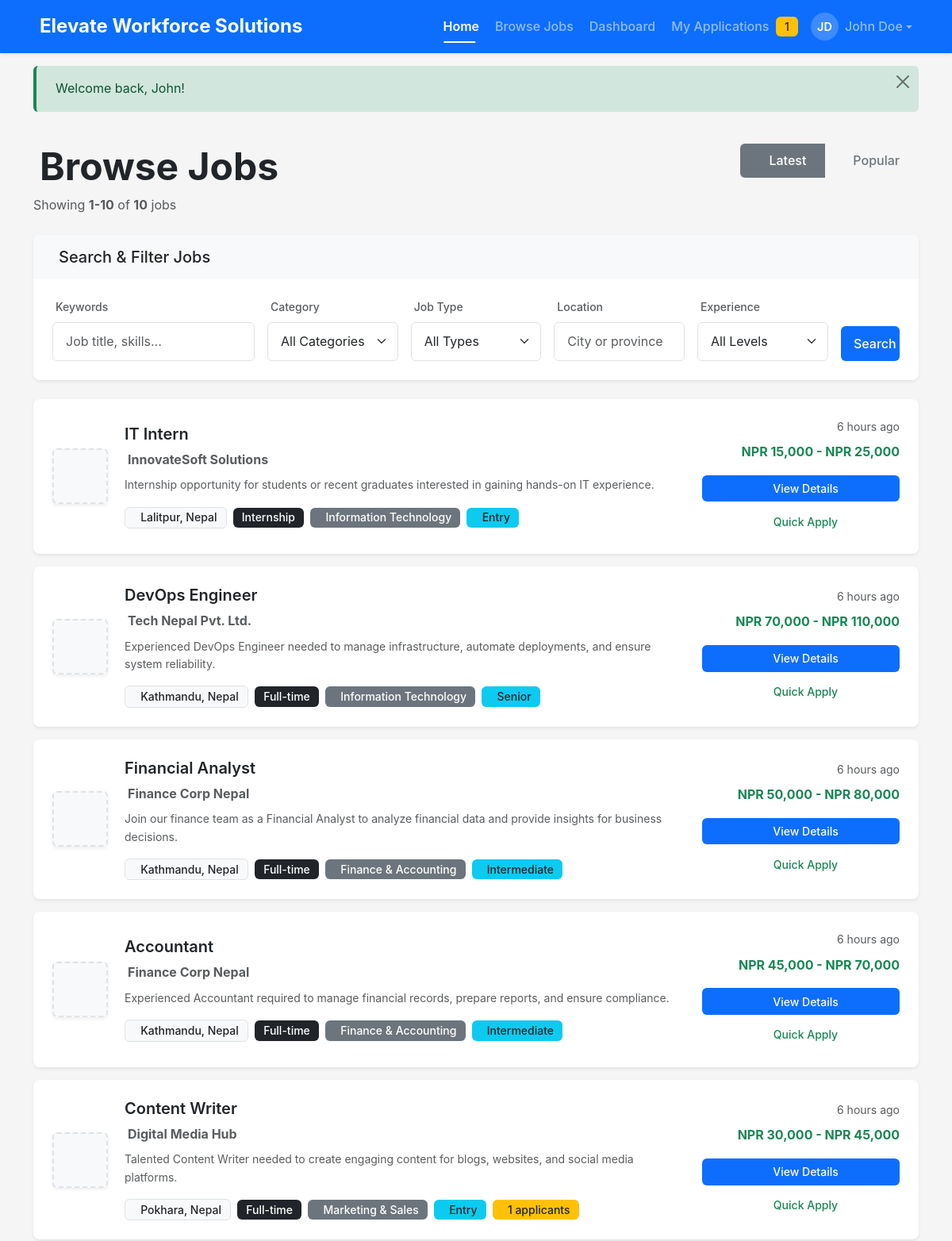
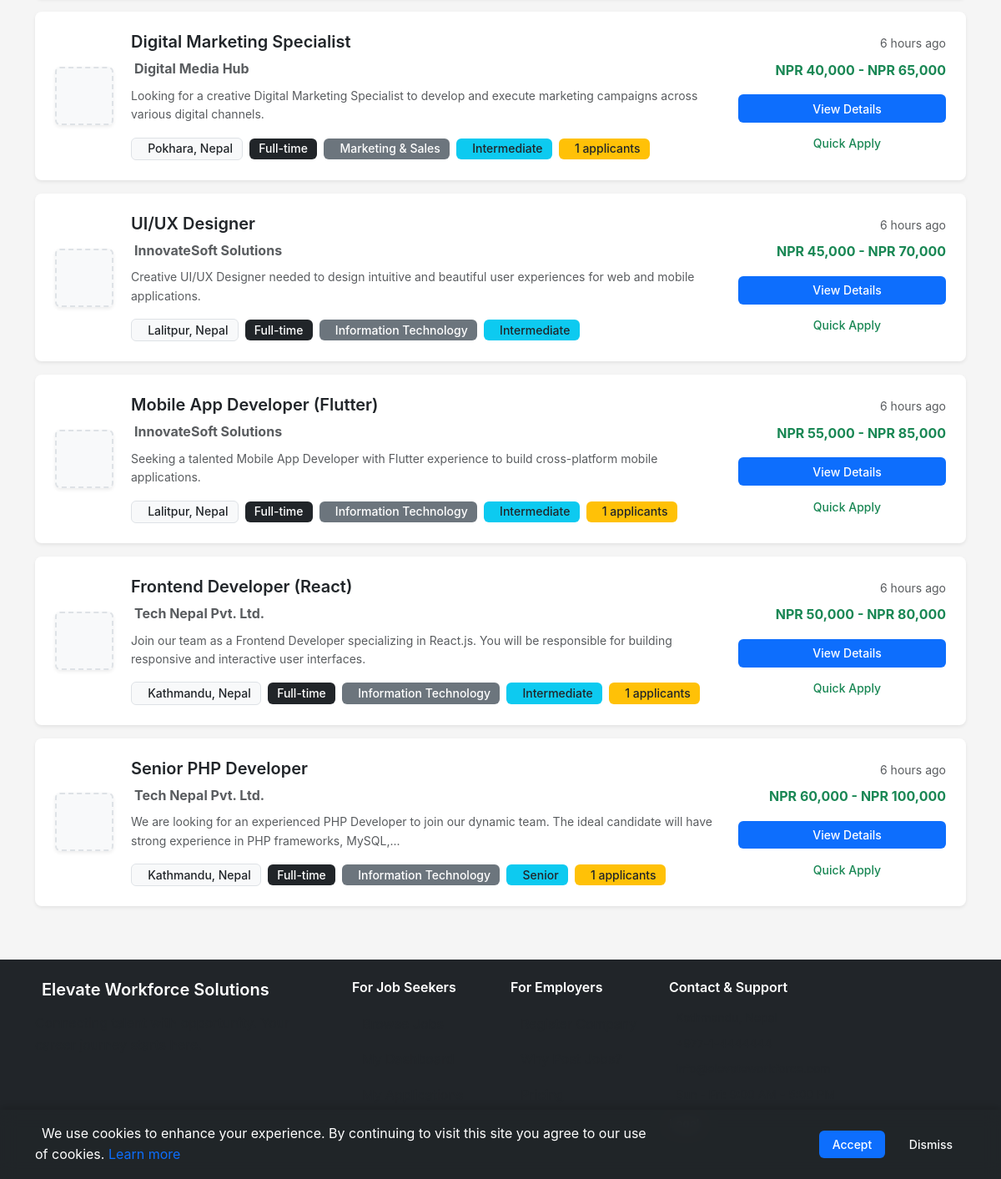
The page /views/jobs/index.php (signed in) on the database its author committed (2 pictures, top to bottom).
### tables this page shows
CREATE TABLE jobs (
    id INT PRIMARY KEY AUTO_INCREMENT,
    company_id INT NOT NULL,
    category_id INT,
    title VARCHAR(255) NOT NULL,
    description TEXT NOT NULL,
    requirements TEXT,
    location VARCHAR(255) NOT NULL,
    salary_min DECIMAL(10,2),
    salary_max DECIMAL(10,2),
    job_type ENUM('full-time', 'part-time', 'contract', 'internship') NOT NULL,
    experience_level ENUM('entry', 'intermediate', 'senior', 'executive'),
    status ENUM('active', 'closed', 'draft') DEFAULT 'active',
    deadline DATE,
    created_at TIMESTAMP DEFAULT CURRENT_TIMESTAMP,
    updated_at TIMESTAMP DEFAULT CURRENT_TIMESTAMP ON UPDATE CURRENT_TIMESTAMP,
    
    FOREIGN KEY (company_id) REFERENCES companies(id) ON DELETE CASCADE,
    FOREIGN KEY (category_id) REFERENCES categories(id) ON DELETE SET NULL,
    INDEX idx_company_id (company_id),
    INDEX idx_category_id (category_id),
    INDEX idx_status (status),
    INDEX idx_created_at (created_at),
    INDEX idx_location (location),
    INDEX idx_job_type (job_type),
    FULLTEXT idx_search (title, description)
);

CREATE TABLE companies (
    id INT PRIMARY KEY AUTO_INCREMENT,
    user_id INT NOT NULL,
    company_name VARCHAR(255) NOT NULL,
    description TEXT,
    location VARCHAR(255),
    website VARCHAR(255),
    logo VARCHAR(255),
    industry VARCHAR(100),
    company_size VARCHAR(50),
    founded_year YEAR,
    created_at TIMESTAMP DEFAULT CURRENT_TIMESTAMP,
    updated_at TIMESTAMP DEFAULT CURRENT_TIMESTAMP ON UPDATE CURRENT_TIMESTAMP,
    
    FOREIGN KEY (user_id) REFERENCES users(id) ON DELETE CASCADE,
    INDEX idx_user_id (user_id),
    INDEX idx_company_name (company_name)
);

### views/jobs/index.php (the view, shortened to what the rows shown need)
<?php
require_once __DIR__ . '/../layouts/header.php';
require_once __DIR__ . '/../../controllers/JobController.php';
try {
    $jobController = JobController::index();
    $jobs = $jobController['jobs'];
} catch (Exception $e) {
    error_log('Jobs index error: ' . $e->getMessage());
    Session::setError('An error occurred while loading jobs');
    $jobs = [];
    $total_jobs = 0;
    $current_page = 1;
    $keyword = '';
    $filters = [];
}
?>
<main id="main-content" class="jobs-page">
    <div class="container mt-4 mb-5">
        <div class="row mb-4">
            <div class="col-md-8">
                <h1 class="display-5 fw-bold mb-2">
                    <i class="fas fa-search me-2 text-primary"></i> Browse Jobs
                </h1>
            </div>
        </div>
        <div class="row">
            <?php if (empty($jobs)): ?>
                <div class="col-12">
                    <div class="card border-0 shadow-sm text-center py-5">
                        <div class="card-body">
                            <i class="fas fa-search fa-5x text-muted mb-4"></i>
                            <h4 class="mb-3">No Jobs Found</h4>
                            <p class="text-muted mb-4">
                                We couldn't find any jobs matching your criteria.   <br>
                                Try adjusting your search filters or browse all available jobs.
                            </p>
                            <div class="d-flex gap-2 justify-content-center">
                                <a href="<?php echo APP_URL; ?>views/jobs/index.  php" class="btn btn-primary">
                                    <i class="fas fa-redo me-2"></i> Clear Filters
                                </a>
                                <?php if (Session::isCompany()): ?>
                                    <a href="<?php echo APP_URL; ?>views/jobs/create. php" class="btn btn-success">
                                        <i class="fas fa-plus me-2"></i> Post a Job
                                    </a>
                                <?php endif; ?>
                            </div>
                        </div>
                    </div>
                </div>
            <?php else: ?>
                <?php foreach ($jobs as $index => $job): ?>
                    <div class="col-12 mb-3" data-aos="fade-up" data-aos-delay="<?php echo $index * 50; ?>">
                        <div class="card job-card shadow-sm border-0 h-100">
                            <div class="card-body p-4">
                                <div class="row align-items-center">
                                    <div class="col-lg-1 col-md-2 text-center mb-3 mb-md-0">
                                        <?php if (! empty($job['logo'])): ?>
                                            <img src="<?php echo LOGO_URL .  $job['logo']; ?>"
                                                 alt="<?php echo htmlspecialchars($job['company_name']); ?>"
                                                 class="company-logo img-fluid rounded shadow-sm"
                                                 onerror="this.src='<?php echo APP_URL; ?>public/images/default-company. png'">
                                        <?php else: ?>
                                            <div class="company-logo-placeholder bg-light rounded shadow-sm">
                                            </div>
                                        <?php endif; ?>
                                    </div>
                                    <div class="col-lg-8 col-md-7 mb-3 mb-md-0">
                                        <h5 class="card-title mb-2">
                                            <a href="<?php echo APP_URL; ?>views/jobs/detail.php?  id=<?php echo $job['id']; ?>"
                                               class="text-decoration-none text-dark job-title-hover">
                                                <?php echo htmlspecialchars($job['title']); ?>
                                            </a>
                                        </h5>
                                        <p class="text-muted mb-2">
                                            <strong><?php echo htmlspecialchars($job['company_name']); ?></strong>
                                        </p>
                                        <p class="card-text text-muted small mb-3">
                                            <?php echo truncateHTML($job['description'], 150); ?>
                                        </p>
                                        <div class="d-flex flex-wrap gap-2 align-items-center">
                                            <span class="badge bg-light text-dark border">
                                                <?php echo htmlspecialchars($job['location']); ?>
                                            </span>
                                            <?php echo getJobTypeBadge($job['job_type']); ?>
                                            <?php if (!empty($job['category_name'])): ?>
                                                <span class="badge bg-secondary">
                                                    <?php echo htmlspecialchars($job['category_name']); ?>
                                                </span>
                                            <?php endif; ?>
                                            <?php if (! empty($job['experience_level'])): ?>
                                                <span class="badge bg-info text-dark">
                                                    <?php echo ucfirst($job['experience_level']); ?>
                                                </span>
                                            <?php endif; ?>
                                            <?php if (isset($job['application_count']) && $job['application_count'] > 0): ?>
                                                <span class="badge bg-warning text-dark">
                                                    <?php echo $job['application_count']; ?> applicants
                                                </span>
                                            <?php endif; ?>
                                        </div>
                                    </div>
                                    <div class="col-lg-3 col-md-3 text-md-end">
                                        <p class="text-muted mb-2 small">
                                            <?php echo timeAgo($job['created_at']); ?>
                                        </p>
                                        <?php if (!empty($job['salary_min']) || !empty($job['salary_max'])): ?>
                                            <p class="fw-bold text-success mb-3 fs-6">
                                                <?php echo formatSalary($job['salary_min'], $job['salary_max']); ?>
                                            </p>
                                        <?php else: ?>
                                            <p class="text-muted mb-3 small">Salary: Negotiable</p>
                                        <?php endif; ?>
                                        <div class="d-grid gap-2">
                                            <a href="<?php echo APP_URL; ?>views/jobs/detail.php? id=<?php echo $job['id']; ?>"
                                               class="btn btn-primary btn-sm">
                                                <i class="fas fa-arrow-right me-1"></i> View Details
                                            </a>
                                            <?php if (Session::isJobSeeker()): ?>
                                                <a href="<?php echo APP_URL; ?>views/applications/create.php?job_id=<?php echo $job['id']; ?>"
                                                   class="btn btn-outline-success btn-sm">
                                                    <i class="fas fa-paper-plane me-1"></i> Quick Apply
                                                </a>
                                            <?php endif; ?>
                                        </div>
                                    </div>
                                </div>
                            </div>
                        </div>
                    </div>
                <?php endforeach; ?>
            <?php endif; ?>
        </div>
    </div>
</main>
<?php require_once __DIR__ . '/../layouts/footer.php'; ?>

### helpers/functions.php (shortened to what the rows shown need)
<?php
    function timeAgo($datetime) {
        $time = strtotime($datetime);
        $diff = time() - $time;
        if ($diff < 60) {
            return $diff == 1 ? '1 second ago' : $diff . ' seconds ago';
        } elseif ($diff < 3600) {
            $mins = floor($diff / 60);
            return $mins == 1 ? '1 minute ago' : $mins . ' minutes ago';
        } elseif ($diff < 86400) {
            $hours = floor($diff / 3600);
            return $hours == 1 ? '1 hour ago' : $hours . ' hours ago';
        } elseif ($diff < 604800) {
            $days = floor($diff / 86400);
            return $days == 1 ? '1 day ago' : $days . ' days ago';
        } elseif ($diff < 2592000) {
            $weeks = floor($diff / 604800);
            return $weeks == 1 ? '1 week ago' : $weeks . ' weeks ago';
        } else {
            return date('F j, Y', $time);
        }
    }
    function truncate($text, $length = 100, $suffix = '...') {
        if (strlen($text) <= $length) {
            return $text;
        }
        $truncated = substr($text, 0, $length);
        $last_space = strrpos($truncated, ' ');
        if ($last_space !== false) {
            $truncated = substr($truncated, 0, $last_space);
        }
        return $truncated . $suffix;
    }
    function truncateHTML($text, $length = 100, $suffix = '...') {
        $text = strip_tags($text);
        return truncate($text, $length, $suffix);
    }
    function formatSalary($min, $max) {
        return 'NPR ' . number_format($min) . ' - NPR ' . number_format($max);
    }
    function getJobTypeBadge($job_type) {
        $badges = [
            'full-time' => '<span class="badge bg-success">Full Time</span>',
            'part-time' => '<span class="badge bg-info">Part Time</span>',
            'contract' => '<span class="badge bg-warning text-dark">Contract</span>',
            'internship' => '<span class="badge bg-secondary">Internship</span>',
            'remote' => '<span class="badge bg-primary">Remote</span>',
        ];
        return $badges[$job_type] ?? '<span class="badge bg-dark">' . htmlspecialchars(ucfirst($job_type)) .  '</span>';
    }
?>

### rows shown on the page
jobs: title "IT Intern", company.company_name "InnovateSoft Solutions", description "Internship opportunity for students or recent graduates interested in gaining hands-on IT experience.", location "Lalitpur, Nepal", job_type "Internship", category_name "Information Technology", experience_level "Entry", created_at "6 hours ago", formatSalary($job['salary_min'], $job['salary_max']) "NPR 15,000 - NPR 25,000"
jobs: title "DevOps Engineer", company.company_name "Tech Nepal Pvt. Ltd.", description "Experienced DevOps Engineer needed to manage infrastructure, automate deployments, and ensure system reliability.", location "Kathmandu, Nepal", job_type "Full-time", category_name "Information Technology", experience_level "Senior", created_at "6 hours ago", formatSalary($job['salary_min'], $job['salary_max']) "NPR 70,000 - NPR 110,000"
jobs: title "Financial Analyst", company.company_name "Finance Corp Nepal", description "Join our finance team as a Financial Analyst to analyze financial data and provide insights for business decisions.", location "Kathmandu, Nepal", job_type "Full-time", category_name "Finance & Accounting", experience_level "Intermediate", created_at "6 hours ago", formatSalary($job['salary_min'], $job['salary_max']) "NPR 50,000 - NPR 80,000"
jobs: title "Accountant", company.company_name "Finance Corp Nepal", description "Experienced Accountant required to manage financial records, prepare reports, and ensure compliance.", location "Kathmandu, Nepal", job_type "Full-time", category_name "Finance & Accounting", experience_level "Intermediate", created_at "6 hours ago", formatSalary($job['salary_min'], $job['salary_max']) "NPR 45,000 - NPR 70,000"
jobs: title "Content Writer", company.company_name "Digital Media Hub", description "Talented Content Writer needed to create engaging content for blogs, websites, and social media platforms.", location "Pokhara, Nepal", job_type "Full-time", category_name "Marketing & Sales", experience_level "Entry", application_count "1", created_at "6 hours ago", formatSalary($job['salary_min'], $job['salary_max']) "NPR 30,000 - NPR 45,000"
jobs: title "Digital Marketing Specialist", company.company_name "Digital Media Hub", description "Looking for a creative Digital Marketing Specialist to develop and execute marketing campaigns across various digital channels.", location "Pokhara, Nepal", job_type "Full-time", category_name "Marketing & Sales", experience_level "Intermediate", application_count "1", created_at "6 hours ago", formatSalary($job['salary_min'], $job['salary_max']) "NPR 40,000 - NPR 65,000"
jobs: title "UI/UX Designer", company.company_name "InnovateSoft Solutions", description "Creative UI/UX Designer needed to design intuitive and beautiful user experiences for web and mobile applications.", location "Lalitpur, Nepal", job_type "Full-time", category_name "Information Technology", experience_level "Intermediate", created_at "6 hours ago", formatSalary($job['salary_min'], $job['salary_max']) "NPR 45,000 - NPR 70,000"
jobs: title "Mobile App Developer (Flutter)", company.company_name "InnovateSoft Solutions", description "Seeking a talented Mobile App Developer with Flutter experience to build cross-platform mobile applications.", location "Lalitpur, Nepal", job_type "Full-time", category_name "Information Technology", experience_level "Intermediate", application_count "1", created_at "6 hours ago", formatSalary($job['salary_min'], $job['salary_max']) "NPR 55,000 - NPR 85,000"
jobs: title "Frontend Developer (React)", company.company_name "Tech Nepal Pvt. Ltd.", description "Join our team as a Frontend Developer specializing in React.js. You will be responsible for building responsive and interactive user interfaces.", location "Kathmandu, Nepal", job_type "Full-time", category_name "Information Technology", experience_level "Intermediate", application_count "1", created_at "6 hours ago", formatSalary($job['salary_min'], $job['salary_max']) "NPR 50,000 - NPR 80,000"
jobs: title "Senior PHP Developer", company.company_name "Tech Nepal Pvt. Ltd.", description "We are looking for an experienced PHP Developer to join our dynamic team. The ideal candidate will have strong experience in PHP frameworks, MySQL,...", location "Kathmandu, Nepal", job_type "Full-time", category_name "Information Technology", experience_level "Senior", application_count "1", created_at "6 hours ago", formatSalary($job['salary_min'], $job['salary_max']) "NPR 60,000 - NPR 100,000"

### other values the page prints
APP_NAME "Elevate Workforce Solutions"
$pending_count "1"
getInitials($first_name, $last_name) "JD"
Session::get('user_name', 'User') "John Doe"
$flash['message'] "Welcome back, John!"
$results_start "1"
$results_end "10"
$total_jobs "10"
